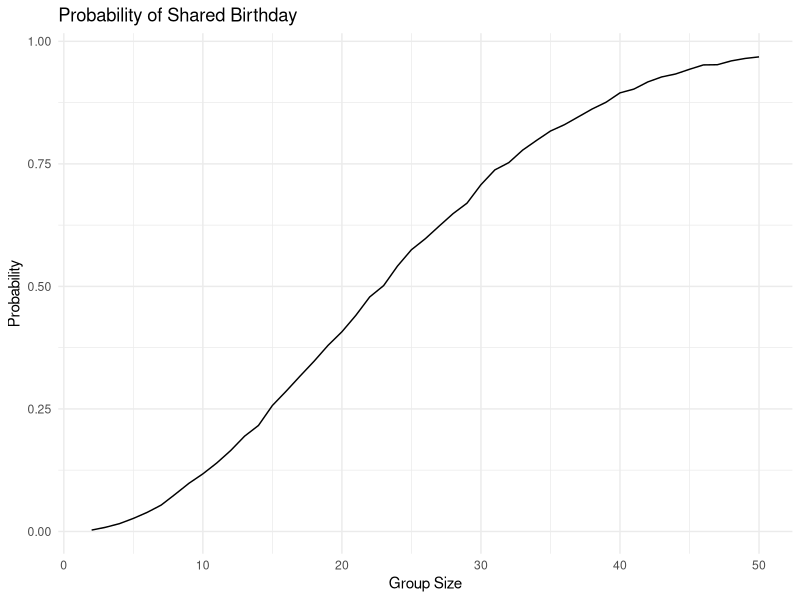

Recreate this plot in R. (Note: this script raises an error after producing the figure.)
## ---- chunk 1
library(tidyverse)
set.seed(1)
## ---- chunk 2
birthday_match=function(n) {
  birthdays=sample(1:365, size=n, replace=TRUE)
  any(duplicated(birthdays))
}

birthday_match(23)
## ---- chunk 3
birthday_results=
  expand_grid(
    group_size=2:50,
    iter=1:10000
  ) |>
  mutate(
    match=map_lgl(group_size,birthday_match)
  ) |>
  group_by(group_size) |>
  summarize(
    probability=mean(match)
  )
birthday_results
## ---- chunk 4
birthday_results |>
  ggplot(aes(x=group_size, y=probability))+
  geom_line()+
  labs(
    title="Probability of Shared Birthday",
    x="Group Size",
    y="Probability"
  ) +
  theme_minimal()
## ---- chunk 5
file_list=list.files(
   path="data",
   pattern="\\.csv$",
   full.names= TRUE
 )

file_list
length(file_list)
## ---- chunk 6
data_list=map(file_list,read_csv,show_col_types = FALSE)
length(data_list)
data_list[[1]]
## ---- chunk 7
longitudinal_df=tibble(
  filename=basename(file_list),
  data=data_list
)
longitudinal_df
## ---- chunk 8
longitudinal_df=longitudinal_df |>
  unnest(cols=data)
longitudinal_df
## ---- chunk 9
longitudinal_df=longitudinal_df |>
  mutate(
    filename=str_remove(filename,"\\.csv$")) |>
      separate(
        filename,
        into=c("arm","subject_id"),
        sep="_"
      )
longitudinal_df
## ---- chunk 10
longitudinal_df=longitudinal_df |>
  pivot_longer(
    cols=starts_with("week_"),
names_to = "week",
values_to = "observation"
  )

longitudinal_df
## ---- chunk 11
longitudinal_df=longitudinal_df |>
  mutate(
    week=as.numeric(str_remove(week,"week_"))
  )
longitudinal_df
## ---- chunk 12
longitudinal_df |>
  ggplot(aes(x=week,y=observation,
  group=interaction(arm,subject_id),
  color=arm
  ))+
geom_line(alpha=0.6)+
  labs(
    title="Longituial Observation by arm group",
    x= "Week", 
    y="Observation")+
theme_minimal()
## ---- chunk 13
sim_data=tibble(
  x=rnorm(
    n=30,
    mean=0,
    sd=5
  )
)
sim_data

mean(sim_data$x)
sd(sim_data$x)
## ---- chunk 14
t.test(sim_data$x, mu = 0)
broom::tidy(t.test(sim_data$x,mu=0))
## ---- chunk 15
sim_ttest=function(mu){
  sim_data=tibble(
    x=rnorm(n=30,mean=mu,sd=5)
  )
  test_result=t.test(sim_data$x,mu=0)
  broom::tidy(test_result) |>
    select(estimate,p.value)
}
## ---- chunk 16
sim_ttest(0)
sim_ttest(3)
sim_ttest(6)
## ---- chunk 17
sim_result=
  expand_grid(
    mu=0:6,
    iter=1:5000)|>
  mutate(
    result=map(mu,sim_ttest)
  )
## ---- chunk 18
  sim_result=sim_result |>
    unnest(cols=result)
  sim_result
## ---- chunk 19
power_df=sim_result |>
  group_by(mu)|>
  summarize(
    power=mean(p.value<0.05)
  )
power_df
## ---- chunk 20
power_df |>
  ggplot(aes(x=mu,y=power))+
  geom_line()+
  geom_point()+
  labs(
    title="Statistical Power by True Mean",
    x="True Mean",
    y="Power"
  )+
  theme_minimal()
## ---- chunk 21
mean_df=sim_result |>
  group_by(mu)|>
  summarize(
    mean_estimate=mean(estimate)
  )
mean_df
## ---- chunk 22
significant_df=sim_result |>
  filter(p.value<0.05)|>
  group_by(mu) |>
  summarize(
    mean_estimate=mean(estimate)
  )
significant_df
## ---- chunk 23
comparison_df = bind_rows(
  mean_df |>
    mutate(type="All samples"),
  significant_df |>
    mutate(type="Significant samples")
)
comparison_df
## ---- chunk 24
comparison_df |>
  ggplot(aes(x=mu,y=mean_estimate,color=type))+
  geom_line()+
  geom_point()+
  labs(
    title="Average Estimates by True Mean",
    x="True Mean",
    y="Average Estimate"
  )+
  theme_minimal()
